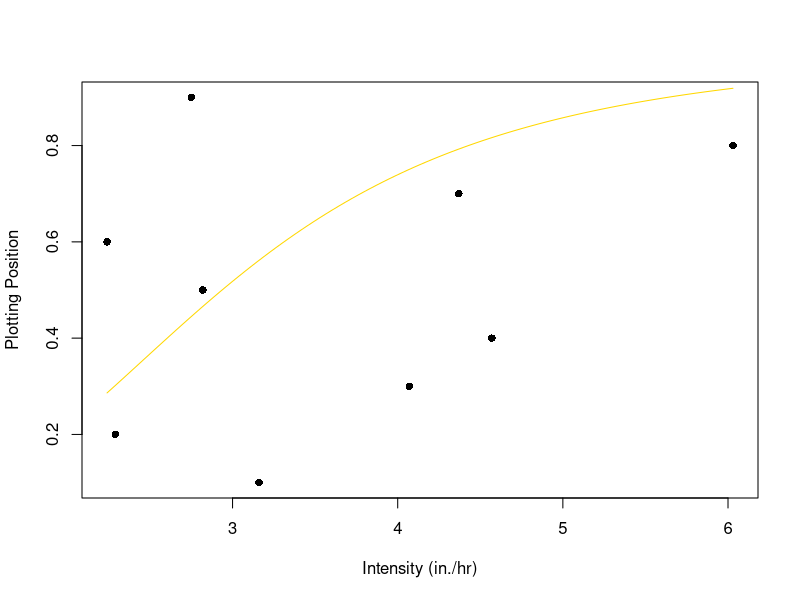

The R script that drew this image:
# Step 1: Prepare the data
years <- c(1972, 1973, 1974, 1975, 1976, 1977, 1978, 1979, 1980)
intensities <- c(3.16, 2.29, 4.07, 4.57, 2.82, 2.24, 4.37, 6.03, 2.75)

# Step 2: Calculate the ranks and plotting positions
n <- length(intensities)
ranks <- seq(1, n)
plotting_positions <- ranks / (n + 1)

# Step 3: Compute the logarithms of the intensities
log_intensities <- log(intensities)

# Step 4: Fit a linear regression model to the logarithms
model <- lm(log_intensities ~ plotting_positions)

# Step 5: Get the estimated parameters of the log-normal distribution
log_mu <- coef(model)[1]
log_sigma <- coef(model)[2]

# Step 6: Compute the quantiles for return periods
return_period_25yr <- exp(log_mu + (1.96 * log_sigma))
return_period_7in <- qlogis(1 - 1/7, log_mu, log_sigma)

# Step 7: Compute the probabilities for the given intensity range
probability_4to6in <- plogis(log(6, base = exp(1)), log_mu, log_sigma) - plogis(log(4, base = exp(1)), log_mu, log_sigma)

# Step 8: Plot the log-normal frequency curve
plot(intensities, plotting_positions, pch = 16, xlab = "Intensity (in./hr)", ylab = "Plotting Position")
curve(plogis(log(x, base = exp(1)), log_mu, log_sigma), add = TRUE, col = "gold")
